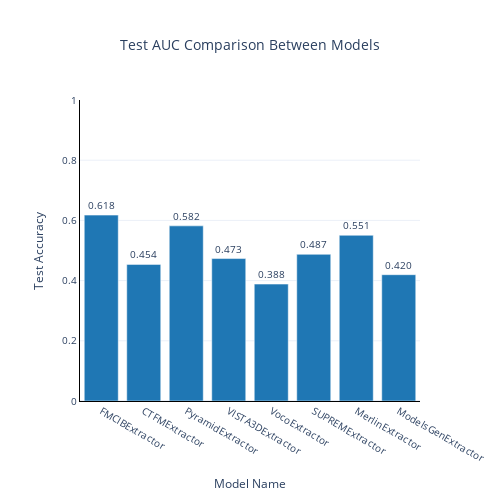

Notebook source saved alongside this figure:
### Code cell
# Plot test accuracies
fig = plot_model_comparison(test_accuracies_dict)
fig.show() # Show the plot

### Figure 1 — Plotly figure (JSON) as saved in the notebook; plotly's stock layout.template omitted (floating-point values rounded to 4 significant figures)
{"data": [{"alignmentgroup": "True", "hovertemplate": "Model Name=%{x}<br>Test Accuracy=%{y}<br>text=%{text}<extra></extra>", "legendgroup": "", "marker": {"color": "#1f77b4", "pattern": {"shape": ""}}, "name": "", "offsetgroup": "", "orientation": "v", "showlegend": false, "text": ["0.618", "0.454", "0.582", "0.473", "0.388", "0.487", "0.551", "0.420"], "textposition": "outside", "type": "bar", "x": ["FMCIBExtractor", "CTFMExtractor", "PyramidExtractor", "VISTA3DExtractor", "VocoExtractor", "SUPREMExtractor", "MerlinExtractor", "ModelsGenExtractor"], "xaxis": "x", "y": [0.6176, 0.4539, 0.5818, 0.4732, 0.3884, 0.4874, 0.5506, 0.4196], "yaxis": "y"}], "layout": {"barmode": "relative", "font": {"size": 10}, "height": 500, "legend": {"tracegroupgap": 0}, "plot_bgcolor": "rgba(0,0,0,0)", "showlegend": false, "title": {"text": "Test AUC Comparison Between Models", "x": 0.5}, "width": 500, "xaxis": {"anchor": "y", "domain": [0, 1], "linecolor": "black", "ticks": "", "title": {"text": "Model Name"}}, "yaxis": {"anchor": "x", "domain": [0, 1], "linecolor": "black", "range": [0, 1], "ticks": "", "title": {"text": "Test Accuracy"}}}}
